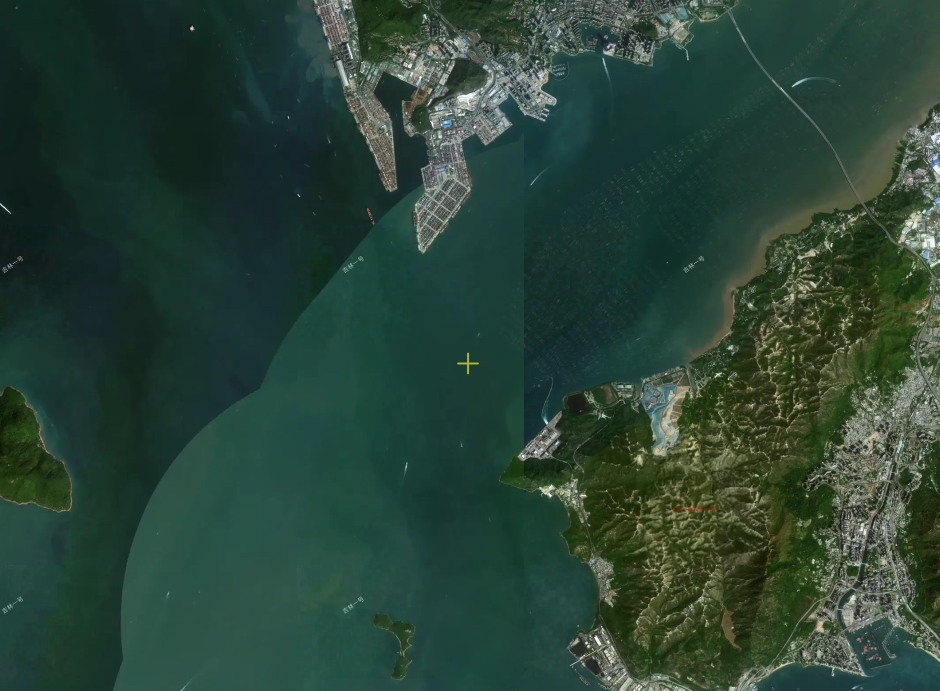
#> input picture 微信图片_20260421104132_119_62.jpg, 1879 x 1381 px, given in place of test.png, which was not available (shown at 1/2 size)
$ jupyter execute --allow-errors colorBalance_1.0.ipynb
#> lines starting #> are read from the running program, lines starting #| are printed output that depends on the picture; after the words box and inside, x2 and y2 are one past the last pixel; in counts of white or black regions, pixels touching at a corner belong together; pictures that were not available may be replaced by others from this repository, and a replacement may not be noted
[cell 1]
import math
import warnings

import cv2
import matplotlib.pyplot as plt
import numpy as np
import skimage
from scipy import signal
from scipy.ndimage import gaussian_filter
from scipy.signal import find_peaks
from skimage.color import rgb2lab, rgba2rgb

[cell 2]
NUM_BLOCK_INIT_V = 5
NUM_BLOCK_INIT_H=5

[cell 3]
plt.rcParams['font.family'] = 'SimHei'
warnings.filterwarnings('ignore')

original_image = skimage.io.imread("test.png")
#> original_image is the input picture: shape (1381, 1879, 3); mean R, G, B 41.5, 67.4, 54.4
if original_image.shape[2] == 4:
    original_image = rgba2rgb(original_image)

h, w = original_image.shape[:2]
#> h = 1381; w = 1879

scale_factor = 1000 / max(w, h)  # 目标最大边长为800
#> scale_factor = 0.532
new_w, new_h = int(w * scale_factor), int(h * scale_factor)
#> new_w = 1000; new_h = 734
image = skimage.transform.resize(original_image, (new_h, new_w), anti_aliasing=True)

[cell 4]
w, h, original_image.shape
#> Out = (1879, 1381, (1381, 1879, 3))

[cell 5]
plt.figure(figsize=(10, 6))
plt.imshow(image)
plt.title("原始图像")
plt.axis('off')
plt.show()
# skimage.io.imsave("thumb.png",(255*image).astype(np.uint8))

[cell 6]
def detect_color_boundaries_vertical(image, num_blocks=2, require_grad_norm=True):
    image_lab = rgb2lab(image)
    L_channel = image_lab[:, :, 0]  # 亮度通道
    grad_x = np.abs(signal.convolve2d(L_channel, np.array([[-1, 0, 1]]), mode='same'))
    grad_smooth = gaussian_filter(grad_x, sigma=2)
    grad_norm = (grad_smooth - grad_smooth.min()) / (grad_smooth.max() - grad_smooth.min() + 1e-8)

    # 寻找梯度峰值（潜在边界位置）
    grad_profile = np.mean(grad_norm, axis=0)
    peaks, properties = find_peaks(grad_profile, height=0.1, distance=10)

    if len(peaks) < num_blocks - 1:
        peaks, properties = find_peaks(grad_profile, height=0.08, distance=8)

    if len(peaks) > 0:
        peak_heights = properties['peak_heights']
        sorted_indices = np.argsort(peak_heights)[::-1]  # 从高到低
        peaks = peaks[sorted_indices]

        # 只保留前几个最强的峰值
        peaks = peaks[:min(len(peaks), num_blocks)]
        # peaks = np.sort(peaks)  # 按位置排序
    if not require_grad_norm:
        return peaks
    return peaks, grad_profile, grad_norm


def detect_color_boundaries_horizontal(image, num_blocks=2, require_grad_norm=True):
    img_lab = rgb2lab(image)
    L_channel = img_lab[:, :, 0]  # 亮度通道
    grad_x = np.abs(signal.convolve2d(L_channel, np.array([[-1], [0], [1]]), mode='same'))
    grad_smooth = gaussian_filter(grad_x, sigma=2)
    grad_norm = (grad_smooth - grad_smooth.min()) / (grad_smooth.max() - grad_smooth.min() + 1e-8)

    # 寻找梯度峰值（潜在边界位置）
    grad_profile = np.mean(grad_norm, axis=1)
    peaks, properties = find_peaks(grad_profile, height=0.1, distance=10)

    if len(peaks) < num_blocks - 1:
        peaks, properties = find_peaks(grad_profile, height=0.08, distance=8)

    if len(peaks) > 0:
        peak_heights = properties['peak_heights']
        sorted_indices = np.argsort(peak_heights)[::-1]  # 从高到低
        peaks = peaks[sorted_indices]

        # 只保留前几个最强的峰值
        peaks = peaks[:min(len(peaks), num_blocks)]
        # peaks = np.sort(peaks)  # 按位置排序
    if not require_grad_norm:
        return peaks
    return peaks, grad_profile, grad_norm

[cell 7]
peaks_v, grad_profile_v, grad_map_v = detect_color_boundaries_vertical(image, num_blocks=NUM_BLOCK_INIT_V)
#> in detect_color_boundaries_vertical, `image_lab = rgb2lab(image)`: image_lab: shape (734, 1000, 3) float64; mean of channels 0, 1, 2 26, -12.7, 4.9
#> in detect_color_boundaries_vertical, `L_channel = image_lab[:, :, 0]`:
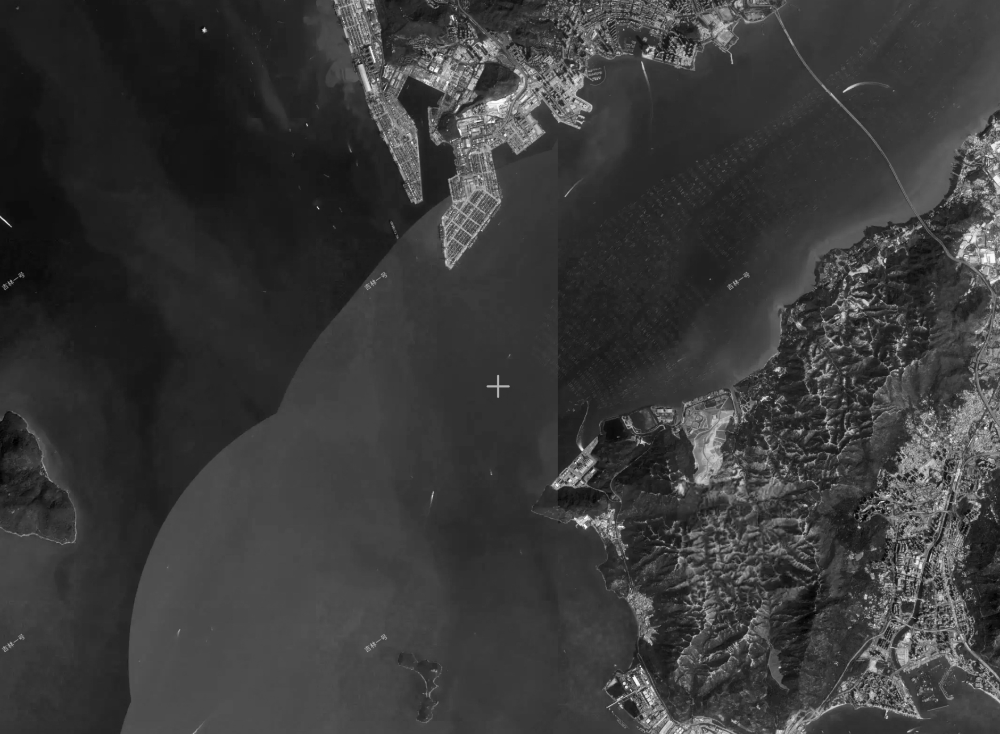
#> L_channel: shape (734, 1000) float64; min 4.31, max 99.55, mean 26; drawn with min black and max white
#> in detect_color_boundaries_vertical, `grad_profile = np.mean(grad_norm, axis=0)`: grad_profile = 1000 values, max 0.455 at index 999, min 0.00442 at index 115, mean 0.0683
#> in detect_color_boundaries_vertical, `peaks, properties = find_peaks(grad_profile, height=0.1, distance=10)`: peaks = 19 values from 458 to 969; properties = 1 item
#> in detect_color_boundaries_vertical, `peak_heights = properties['peak_heights']`: peak_heights = 19 values, max 0.176 at index 14, min 0.102 at index 1, mean 0.129
#> in detect_color_boundaries_vertical, `sorted_indices = np.argsort(peak_heights)[::-1]`: sorted_indices = 19 values, max 18 at index 1, min 0 at index 16, mean 9
#> in detect_color_boundaries_vertical, `peaks = peaks[sorted_indices]`: peaks = 19 values, max 969 at index 1, min 458 at index 16, mean 780
#> in detect_color_boundaries_vertical, `peaks = peaks[:min(len(peaks), num_blocks)]`: peaks = [898, 969, 886, 955, 916]
#> peaks_v = [898, 969, 886, 955, 916]; grad_profile_v has the same summary as grad_profile in detect_color_boundaries_vertical
peaks_h, grad_profile_h, grad_map_h = detect_color_boundaries_horizontal(image, num_blocks=NUM_BLOCK_INIT_H)
#> in detect_color_boundaries_horizontal, `grad_smooth = gaussian_filter(grad_x, sigma=2)`:
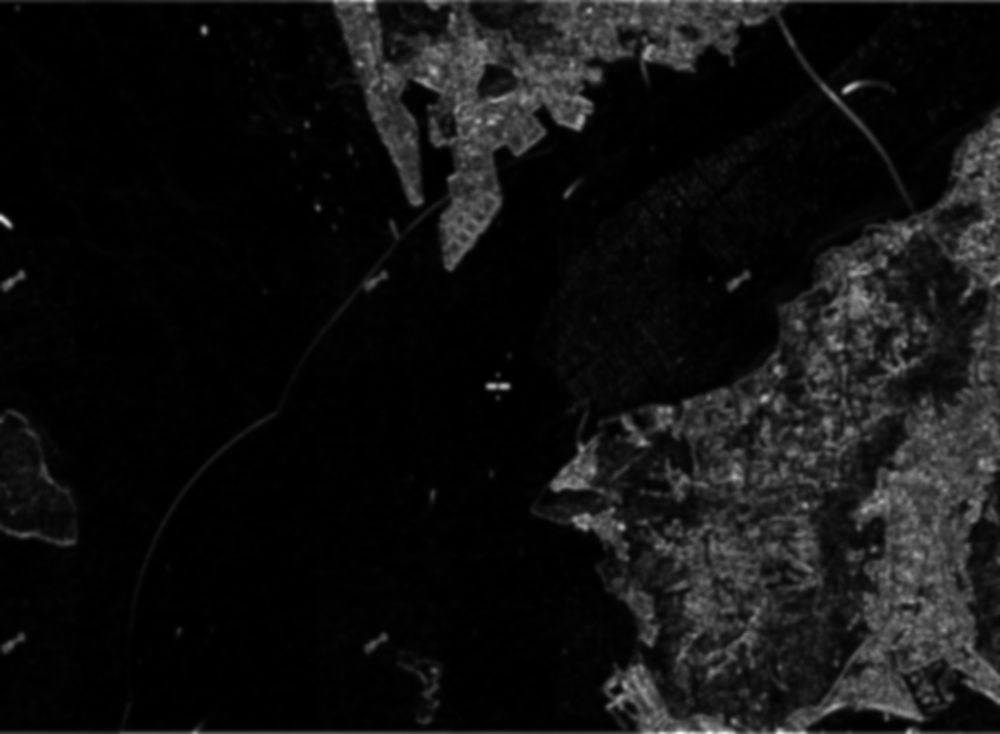
#> grad_smooth: shape (734, 1000) float64; min 1.43e-16, max 39.15, mean 2.7; drawn with min black and max white
#> in detect_color_boundaries_horizontal, `grad_profile = np.mean(grad_norm, axis=1)`: grad_profile = 734 values, max 0.342 at index 733, min 0.0337 at index 168, mean 0.0701
#> in detect_color_boundaries_horizontal, `peaks, properties = find_peaks(grad_profile, height=0.1, distance=10)`: peaks = [46, 479]; properties = {'peak_heights': [0.102, 0.116]}
#> in detect_color_boundaries_horizontal, `peaks, properties = find_peaks(grad_profile, height=0.08, distance=8)`: peaks = [21, 46, 54, 410, 429, 443, 454, 479, 510, 518, 527, 545, 553, 578, 600]; properties = {'peak_heights': [0.0995, 0.102, 0.0993, 0.085, 0.0923, 0.0834, 0.0836, 0.116, 0.0849, 0.0957, 0.0939, 0.0896, 0.0912, 0.0805, 0.0852]}
#> in detect_color_boundaries_horizontal, `peak_heights = properties['peak_heights']`: peak_heights = [0.0995, 0.102, 0.0993, 0.085, 0.0923, 0.0834, 0.0836, 0.116, 0.0849, 0.0957, 0.0939, 0.0896, 0.0912, 0.0805, 0.0852]
#> in detect_color_boundaries_horizontal, `sorted_indices = np.argsort(peak_heights)[::-1]`: sorted_indices = [7, 1, 0, 2, 9, 10, 4, 12, 11, 14, 3, 8, 6, 5, 13]
#> in detect_color_boundaries_horizontal, `peaks = peaks[sorted_indices]`: peaks = [479, 46, 21, 54, 518, 527, 429, 553, 545, 600, 410, 510, 454, 443, 578]
#> in detect_color_boundaries_horizontal, `peaks = peaks[:min(len(peaks), num_blocks)]`: peaks = [479, 46, 21, 54, 518]
#> peaks_h = [479, 46, 21, 54, 518]; grad_profile_h has the same summary as grad_profile in detect_color_boundaries_horizontal

[cell 8]
# [16 lines of commented-out code are left out]
plt.figure(figsize=(15, 8))

# 绘制边界线
result_image = image.copy()
for i, boundary_v in enumerate(peaks_v):
    cv2.line(result_image, (boundary_v, 0), (boundary_v, image.shape[0]),
             (255, 0, 0), 3)
#> this loop made 5 passes
#> boundary_v on passes 1 to 5: 898, 969, 886, 955, 916
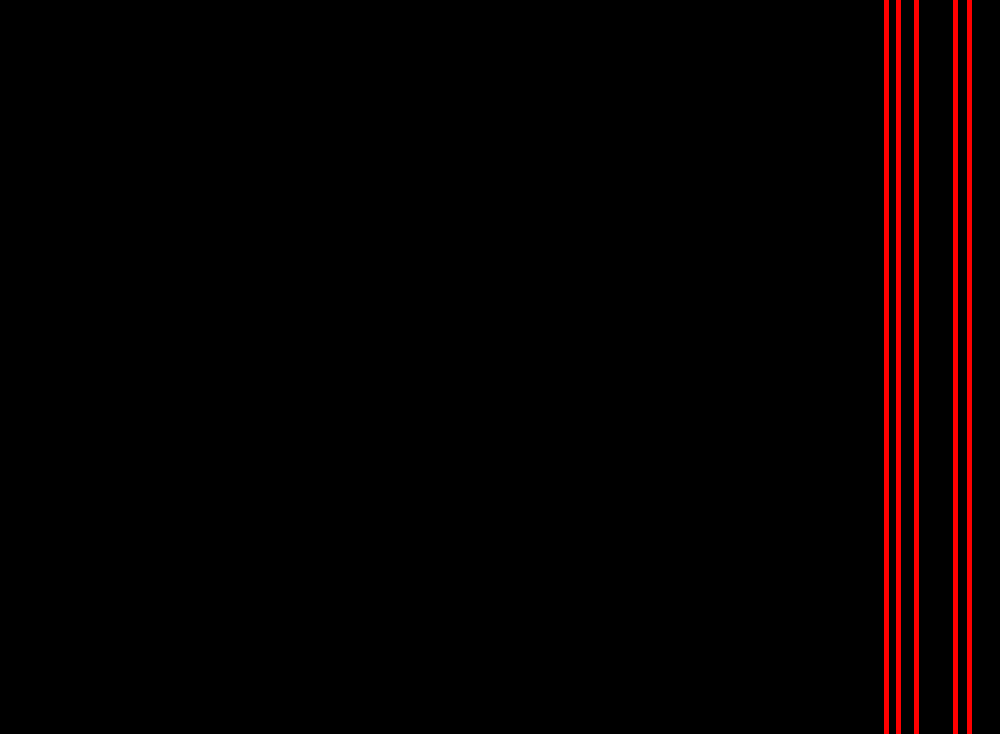
#> result_image: shape (734, 1000, 3) float64; mean R, G, B 6.5, 0.3, 0.2
for i, boundary_h in enumerate(peaks_h):
    cv2.line(result_image, (0, boundary_h), (image.shape[1], boundary_h),
             (255, 0, 0), 3)
#> this loop made 5 passes
#> boundary_h on passes 1 to 5: 479, 46, 21, 54, 518

plt.imshow(result_image)
plt.show()

[cell 9]
print("请选择需要保留的分割线序号（从1开始），若有多个数据，请用空格隔开")
choose_v_list = [int(i)-1 for i in input("竖直分割线：").strip().split(" ") if i.isdigit()]
#> the answer given: 1
#> choose_v_list = [0]
choose_h_list = [int(i)-1 for i in input("水平分割线：").strip().split(" ") if i.isdigit()]
#> the answer given: 1
#> choose_h_list = [0]
choose_v_mask = np.zeros(NUM_BLOCK_INIT_V, dtype=bool)
choose_h_mask = np.zeros(NUM_BLOCK_INIT_H, dtype=bool)
for i in choose_v_list:
    try:
        choose_v_mask[i]=True
    except:
        print(f"{i} is an error index for vertical list: {choose_v_list}")
#> this loop made 1 pass
#> after the loop, choose_v_mask = [True, False, False, False, False]
for i in choose_h_list:
    try:
        choose_h_mask[i]=True
    except:
        print(f"{i} is an error index for horizontal list: {choose_h_list}")
#> after the loop, choose_h_mask = [True, False, False, False, False]

[cell 10]
peaks_v_sorted = np.sort(peaks_v)[choose_v_mask]
#> peaks_v_sorted = [886]
peaks_h_sorted = np.sort(peaks_h)[choose_h_mask]
#> peaks_h_sorted = [21]
print(peaks_v_sorted, peaks_h_sorted)
#| [886] [21]
peaks_v_sorted_original = ((peaks_v_sorted / scale_factor).astype(np.int32)).tolist()
#> peaks_v_sorted_original = [1664]
peaks_h_sorted_original = ((peaks_h_sorted / scale_factor).astype(np.int32)).tolist()
#> peaks_h_sorted_original = [39]
print(peaks_v_sorted_original, peaks_h_sorted_original)
#| [1664] [39]
dx = math.ceil(w * 0.008)
#> dx = 16
dy = math.ceil(h * 0.008)
#> dy = 12

[cell 11]
w, h, dx, dy, peaks_v_sorted_original, peaks_h_sorted_original
#> Out = (1879, 1381, 16, 12, [1664], [39])

[cell 12]
def detect_original_vertical(x, dx):
    global original_image, w
    x1 = max(0, x - dx)
    x2 = min(x + dx, w)
    img = original_image[:, x1:x2 + 1, :]
    p_v, grad_profile_v, grad_norm_v = detect_color_boundaries_vertical(img, num_blocks=3)
    plt.plot(grad_profile_v)
    plt.show()
    if len(p_v) ==0 :
        return x

    return p_v[0].tolist() + x1


def detect_original_horizontal(y, dy):
    global original_image, h
    y1, y2 = max(0, y - dy), min(y + dy, h)
    img = original_image[y1:y2 + 1, :, :]
    p_h, grad_profile_h, grad_norm_h = detect_color_boundaries_horizontal(img, num_blocks=3)
    plt.plot(grad_profile_h)
    plt.show()
    if len(p_h) ==0 :
        return y
    return p_h[0].tolist() + y1


x_divisions = []
y_divisions = []

for x in peaks_v_sorted_original:
    x_divisions.append(detect_original_vertical(x, dx))
#> this loop made 1 pass
#> (x, x1 in detect_original_vertical, x2 in detect_original_vertical, p_v in detect_original_vertical) on pass 1: (1664, 1648, 1680, [18])
#> after the loop, x_divisions = [1666]
for y in peaks_h_sorted_original:
    y_divisions.append(detect_original_horizontal(y, dx))
#> this loop made 1 pass
#> (y, y1 in detect_original_horizontal, y2 in detect_original_horizontal, p_h in detect_original_horizontal) on pass 1: (39, 23, 55, [16])
#> pass 1, in detect_original_horizontal, `plt.show()`:
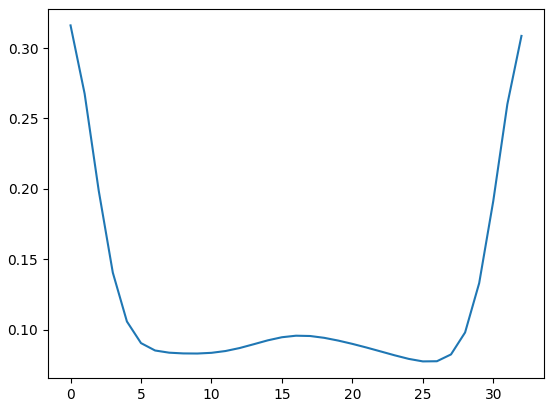
#> figure drawn by matplotlib, 1 panel; curve peaks at x = 0, y = 0.316
#> after the loop, y_divisions = [39]
    # time.sleep(10)

print(x_divisions, y_divisions)
#| [1666] [39]

[cell 13]
print("x_divisions", x_divisions)
#| x_divisions [1666]
print("y_divisions", y_divisions)
#| y_divisions [39]
# 可视化分割结果
plt.figure(figsize=(15, 8))

# 绘制边界线
result_image = original_image.copy()
for i, boundary_v in enumerate(x_divisions):  # 跳过第一个和最后一个
    cv2.line(result_image, (boundary_v, 0), (boundary_v, h),
             (255, 0, 0), 3)
#> this loop made 1 pass
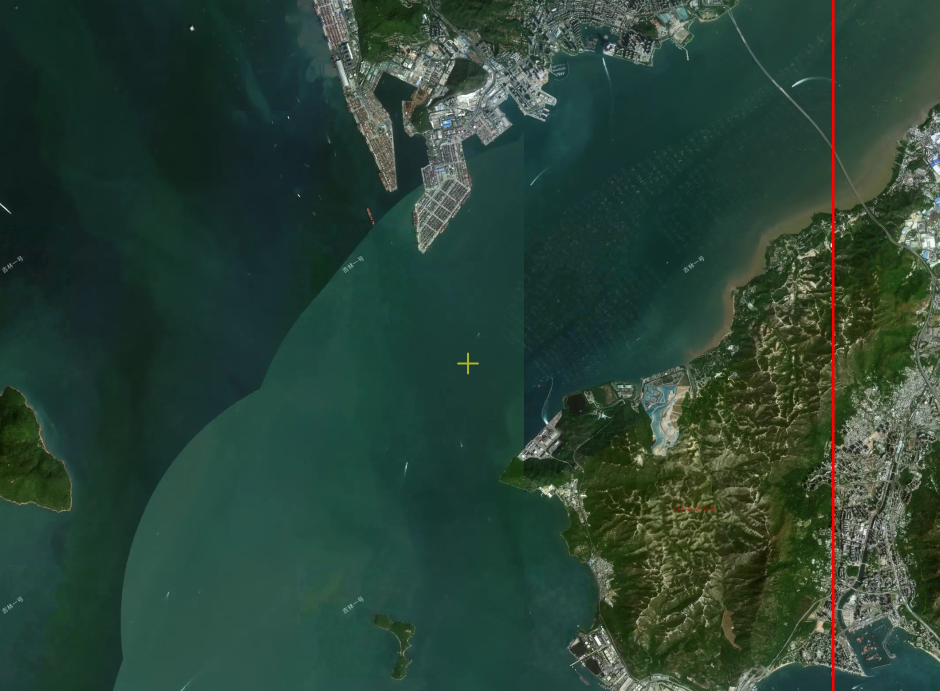
#> result_image: shape (1381, 1879, 3) (shown at 1/2 size); 0.27% of pixels changed, all inside (x1, y1, x2, y2) = (1664, 0, 1669, 1381)
for i, boundary_h in enumerate(y_divisions):  # 跳过第一个和最后一个
    cv2.line(result_image, (0, boundary_h), (w, boundary_h),
             (255, 0, 0), 3)
#> this loop made 1 pass
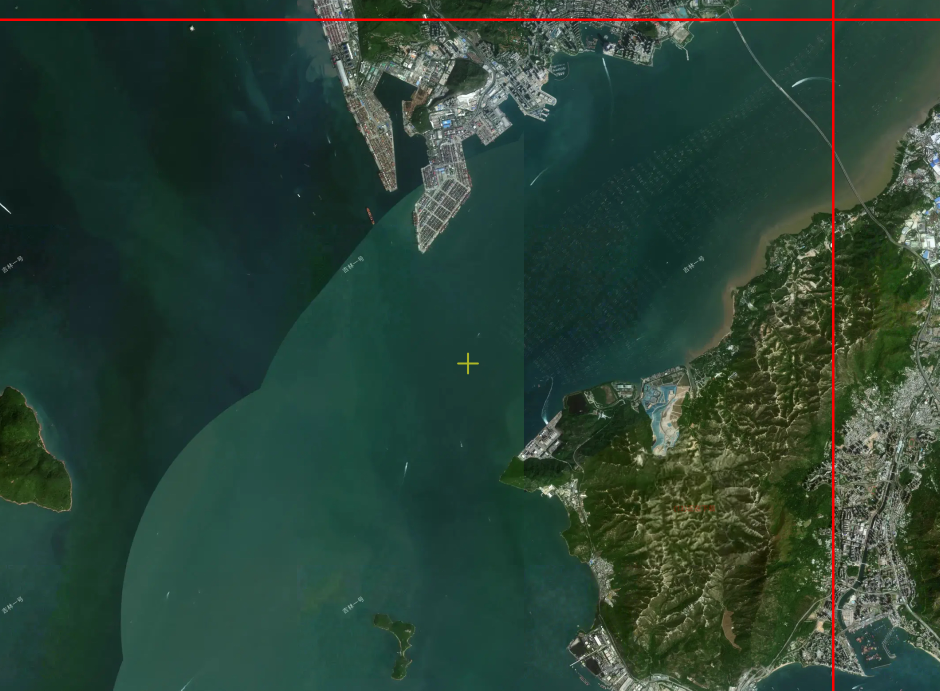
#> result_image: shape (1381, 1879, 3) (shown at 1/2 size); 0.36% of pixels changed, all inside (x1, y1, x2, y2) = (0, 37, 1879, 42)

plt.imshow(result_image)
plt.show()

[cell 14]
peaks_v_sorted, peaks_h_sorted
#> Out = ([886], [21])

[cell 15]
plt_col_len = len(x_divisions) + 1
#> plt_col_len = 2
plt_row_len = len(y_divisions) + 1
#> plt_row_len = 2
plt_slice_v = [0] + list(peaks_v_sorted) + [image.shape[1]]
#> plt_slice_v = [0, 886, 1000]
plt_slice_h = [0] + list(peaks_h_sorted) + [image.shape[0]]
#> plt_slice_h = [0, 21, 734]

for i in range(plt_row_len):
    for j in range(plt_col_len):
        plt.subplot(plt_row_len, plt_col_len, i * plt_col_len + j + 1)
        plt.imshow(image[plt_slice_h[i]:plt_slice_h[i + 1], plt_slice_v[j]:plt_slice_v[j + 1]])
        plt.axis("off")
plt.tight_layout()
plt.show()
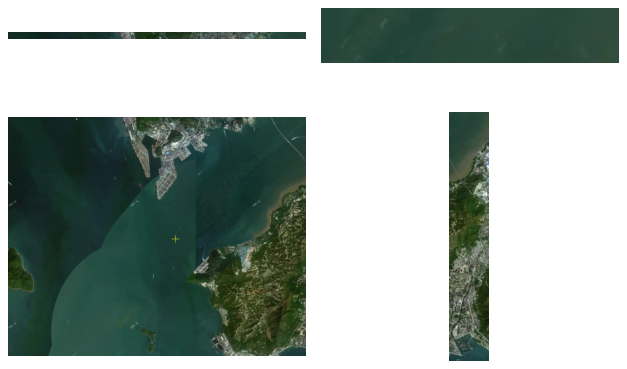
#> figure drawn by matplotlib, 4 panels
#> the answer given: 微信图片_20260421104132_119_62.jpg

#> (a cell that did not finish here is left out)

[cell 17]
# basic_block_idx = 8 - 1
# basic_block_h_idx = basic_block_idx // plt_col_len
# basic_block_v_idx = basic_block_idx % plt_col_len

original_slice_v = [0] + list(x_divisions) + [w]
#> original_slice_v = [0, 1666, 1879]
original_slice_h = [0] + list(y_divisions) + [h]
#> original_slice_h = [0, 39, 1381]

print(original_slice_v, original_slice_h)
#| [0, 1666, 1879] [0, 39, 1381]

#> (a cell that did not finish here is left out)

#> (a cell that did not finish here is left out)

[cell 20]
# [26 lines of commented-out code are left out]
plt.plot(grad_profile_h)
plt.scatter(peaks_h, grad_profile_h[peaks_h], color='red', s=50, zorder=5)
plt.title("垂直梯度分布 (检测到的边界用红点标记)")
plt.xlabel("垂直位置 (像素)")
plt.ylabel("梯度强度")
plt.show()
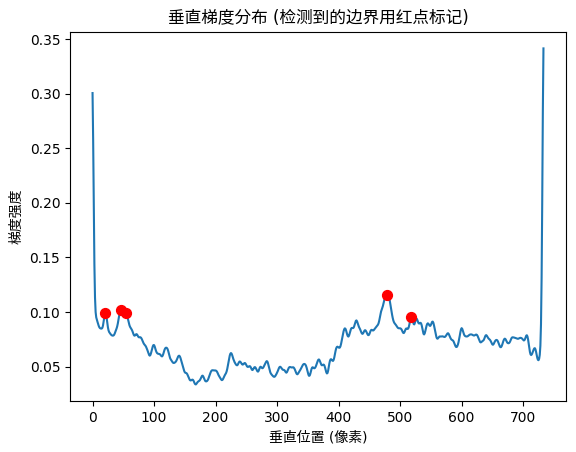
#> figure drawn by matplotlib, 1 panel; curve peaks at x = 733, y = 0.342

# plt.tight_layout()
# plt.show()


# print(f"检测到 {len(peaks_v)} 个潜在边界点: {peaks_v}")

# 添加图像左右边界
boundaries_v = [0] + list(peaks_v) + [image.shape[1]]
#> boundaries_v = [0, 898, 969, 886, 955, 916, 1000]
boundaries_h = [0] + list(peaks_h) + [image.shape[0]]
#> boundaries_h = [0, 479, 46, 21, 54, 518, 734]

# 可视化分割结果
plt.figure(figsize=(15, 8))

# 绘制边界线
result_image = image.copy()
for i, boundary_v in enumerate(boundaries_v[1:-1]):  # 跳过第一个和最后一个
    cv2.line(result_image, (boundary_v, 0), (boundary_v, image.shape[0]),
             (255, 0, 0), 3)
for i, boundary_h in enumerate(boundaries_h[1:-1]):  # 跳过第一个和最后一个
    cv2.line(result_image, (0, boundary_h), (image.shape[1], boundary_h),
             (255, 0, 0), 3)
    print(1)
plt.imshow(result_image)
plt.show()

# [40 lines of commented-out code are left out]
